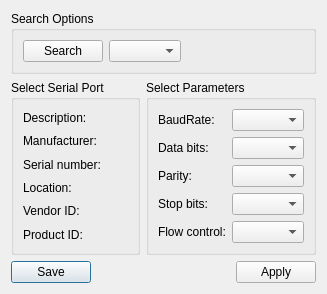
<?xml version="1.0" encoding="UTF-8"?>
<ui version="4.0">
 <class>SettingsDialog</class>
 <widget class="QDialog" name="SettingsDialog">
  <property name="geometry">
   <rect>
    <x>0</x>
    <y>0</y>
    <width>327</width>
    <height>268</height>
   </rect>
  </property>
  <property name="maximumSize">
   <size>
    <width>16777215</width>
    <height>268</height>
   </size>
  </property>
  <property name="windowTitle">
   <string>Settings</string>
  </property>
  <layout class="QGridLayout" name="gridLayout_3">
   <item row="3" column="0" colspan="2">
    <layout class="QHBoxLayout" name="horizontalLayout">
     <item>
      <widget class="QPushButton" name="saveButton">
       <property name="text">
        <string>Save</string>
       </property>
      </widget>
     </item>
     <item>
      <spacer name="horizontalSpacer">
       <property name="orientation">
        <enum>Qt::Horizontal</enum>
       </property>
       <property name="sizeHint" stdset="0">
        <size>
         <width>96</width>
         <height>20</height>
        </size>
       </property>
      </spacer>
     </item>
     <item>
      <widget class="QPushButton" name="applyButton">
       <property name="text">
        <string>Apply</string>
       </property>
      </widget>
     </item>
    </layout>
   </item>
   <item row="1" column="1">
    <widget class="QGroupBox" name="parametersBox">
     <property name="title">
      <string>Select Parameters</string>
     </property>
     <layout class="QGridLayout" name="gridLayout_2">
      <item row="2" column="0">
       <widget class="QLabel" name="parityLabel">
        <property name="text">
         <string>Parity:</string>
        </property>
       </widget>
      </item>
      <item row="0" column="0">
       <widget class="QLabel" name="baudRateLabel">
        <property name="text">
         <string>BaudRate:</string>
        </property>
       </widget>
      </item>
      <item row="1" column="1">
       <widget class="QComboBox" name="dataBitsBox"/>
      </item>
      <item row="2" column="1">
       <widget class="QComboBox" name="parityBox"/>
      </item>
      <item row="1" column="0">
       <widget class="QLabel" name="dataBitsLabel">
        <property name="text">
         <string>Data bits:</string>
        </property>
       </widget>
      </item>
      <item row="0" column="1">
       <widget class="QComboBox" name="baudRateBox"/>
      </item>
      <item row="4" column="0">
       <widget class="QLabel" name="flowControlLabel">
        <property name="text">
         <string>Flow control:</string>
        </property>
       </widget>
      </item>
      <item row="3" column="1">
       <widget class="QComboBox" name="stopBitsBox"/>
      </item>
      <item row="4" column="1">
       <widget class="QComboBox" name="flowControlBox"/>
      </item>
      <item row="3" column="0">
       <widget class="QLabel" name="stopBitsLabel">
        <property name="text">
         <string>Stop bits:</string>
        </property>
       </widget>
      </item>
     </layout>
    </widget>
   </item>
   <item row="1" column="0">
    <widget class="QGroupBox" name="selectBox">
     <property name="title">
      <string>Select Serial Port</string>
     </property>
     <layout class="QGridLayout" name="gridLayout">
      <item row="1" column="0">
       <widget class="QLabel" name="descriptionLabel">
        <property name="text">
         <string>Description:</string>
        </property>
       </widget>
      </item>
      <item row="2" column="0">
       <widget class="QLabel" name="manufacturerLabel">
        <property name="text">
         <string>Manufacturer:</string>
        </property>
       </widget>
      </item>
      <item row="3" column="0">
       <widget class="QLabel" name="serialNumberLabel">
        <property name="text">
         <string>Serial number:</string>
        </property>
       </widget>
      </item>
      <item row="4" column="0">
       <widget class="QLabel" name="locationLabel">
        <property name="text">
         <string>Location:</string>
        </property>
       </widget>
      </item>
      <item row="5" column="0">
       <widget class="QLabel" name="vidLabel">
        <property name="text">
         <string>Vendor ID:</string>
        </property>
       </widget>
      </item>
      <item row="6" column="0">
       <widget class="QLabel" name="pidLabel">
        <property name="text">
         <string>Product ID:</string>
        </property>
       </widget>
      </item>
     </layout>
    </widget>
   </item>
   <item row="0" column="0" colspan="2">
    <widget class="QGroupBox" name="additionalOptionsGroupBox">
     <property name="title">
      <string>Search Options</string>
     </property>
     <layout class="QGridLayout" name="gridLayout_4">
      <item row="0" column="0">
       <widget class="QPushButton" name="searchButton">
        <property name="text">
         <string>Search</string>
        </property>
       </widget>
      </item>
      <item row="0" column="1">
       <widget class="QComboBox" name="serialPortInfoListBox">
        <property name="sizePolicy">
         <sizepolicy hsizetype="Preferred" vsizetype="Fixed">
          <horstretch>0</horstretch>
          <verstretch>0</verstretch>
         </sizepolicy>
        </property>
        <property name="maximumSize">
         <size>
          <width>73</width>
          <height>22</height>
         </size>
        </property>
        <property name="layoutDirection">
         <enum>Qt::LeftToRight</enum>
        </property>
       </widget>
      </item>
      <item row="0" column="2">
       <spacer name="horizontalSpacer_3">
        <property name="orientation">
         <enum>Qt::Horizontal</enum>
        </property>
        <property name="sizeHint" stdset="0">
         <size>
          <width>40</width>
          <height>20</height>
         </size>
        </property>
       </spacer>
      </item>
     </layout>
    </widget>
   </item>
  </layout>
 </widget>
 <tabstops>
  <tabstop>searchButton</tabstop>
  <tabstop>serialPortInfoListBox</tabstop>
  <tabstop>baudRateBox</tabstop>
  <tabstop>dataBitsBox</tabstop>
  <tabstop>parityBox</tabstop>
  <tabstop>stopBitsBox</tabstop>
  <tabstop>flowControlBox</tabstop>
  <tabstop>saveButton</tabstop>
  <tabstop>applyButton</tabstop>
 </tabstops>
 <resources/>
 <connections/>
</ui>
